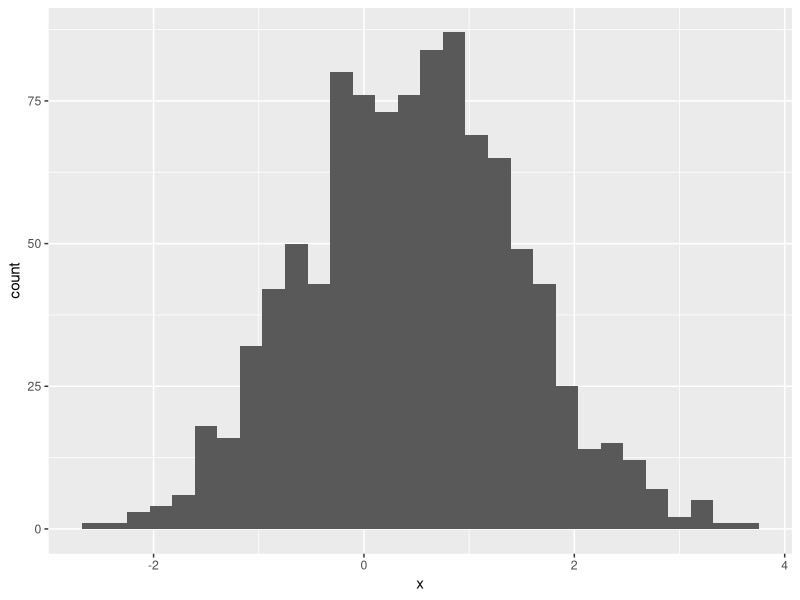
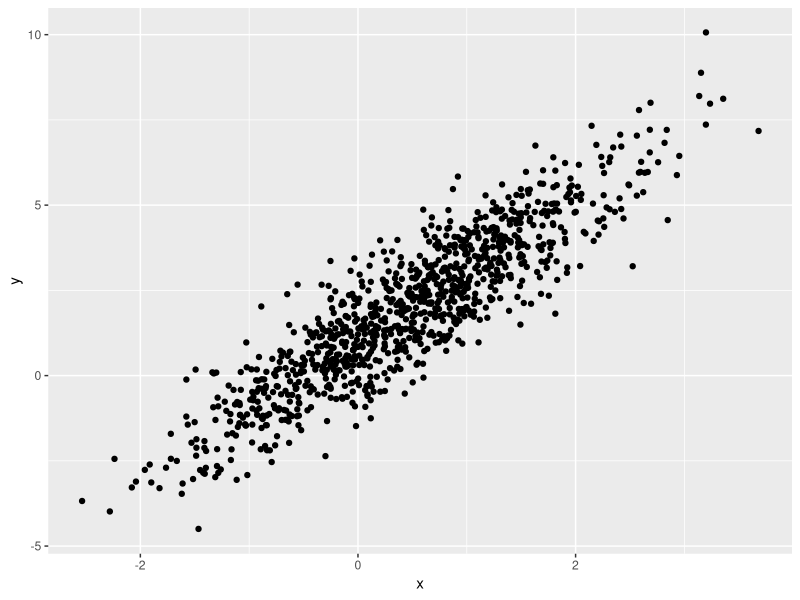
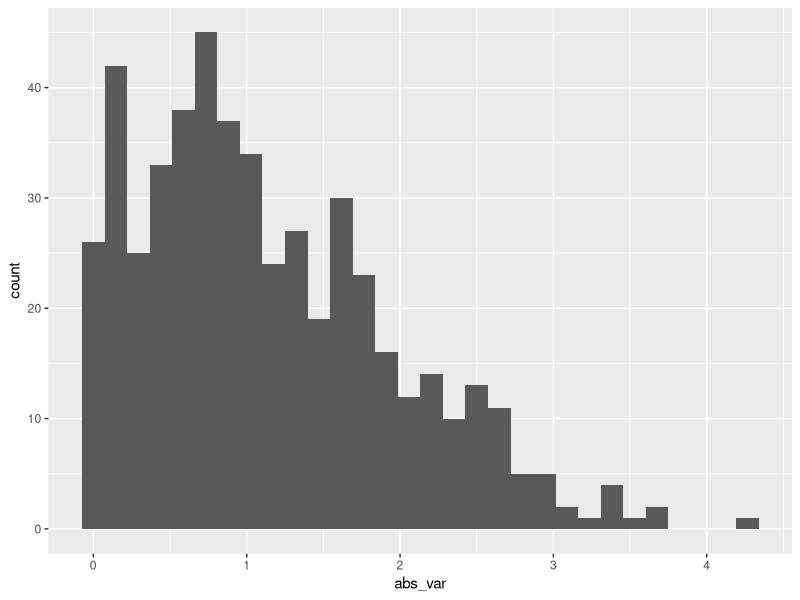

Source code (R) for these figures, in order:
## ---- chunk 1
#eval = F has that code chunk not run when knitting the document
library(tidyverse)
## ---- chunk 2
samp = rnorm(100)
length(samp)
## ---- chunk 3
plot_df = 
  tibble(
    x = rnorm(1000, 0.5),
    y = 1 + 2 * x + rnorm(1000)
  )

head(plot_df)
## ---- chunk 4
#echo = F hides the code chunks
#message = F hides the messages that come up when you run the code

#histogram
ggplot(plot_df, aes(x = x)) + geom_histogram()

#scatter plot
ggplot(plot_df, aes(x = x, y = y)) + geom_point()
## ---- chunk 5
set.seed(0)

assessment_2 = tibble(
  num_var = rnorm(500, mean = 1),
  log_var = num_var > 0,
  abs_var = abs(num_var)
)

ggplot(assessment_2, aes(x = abs_var)) + geom_histogram()
